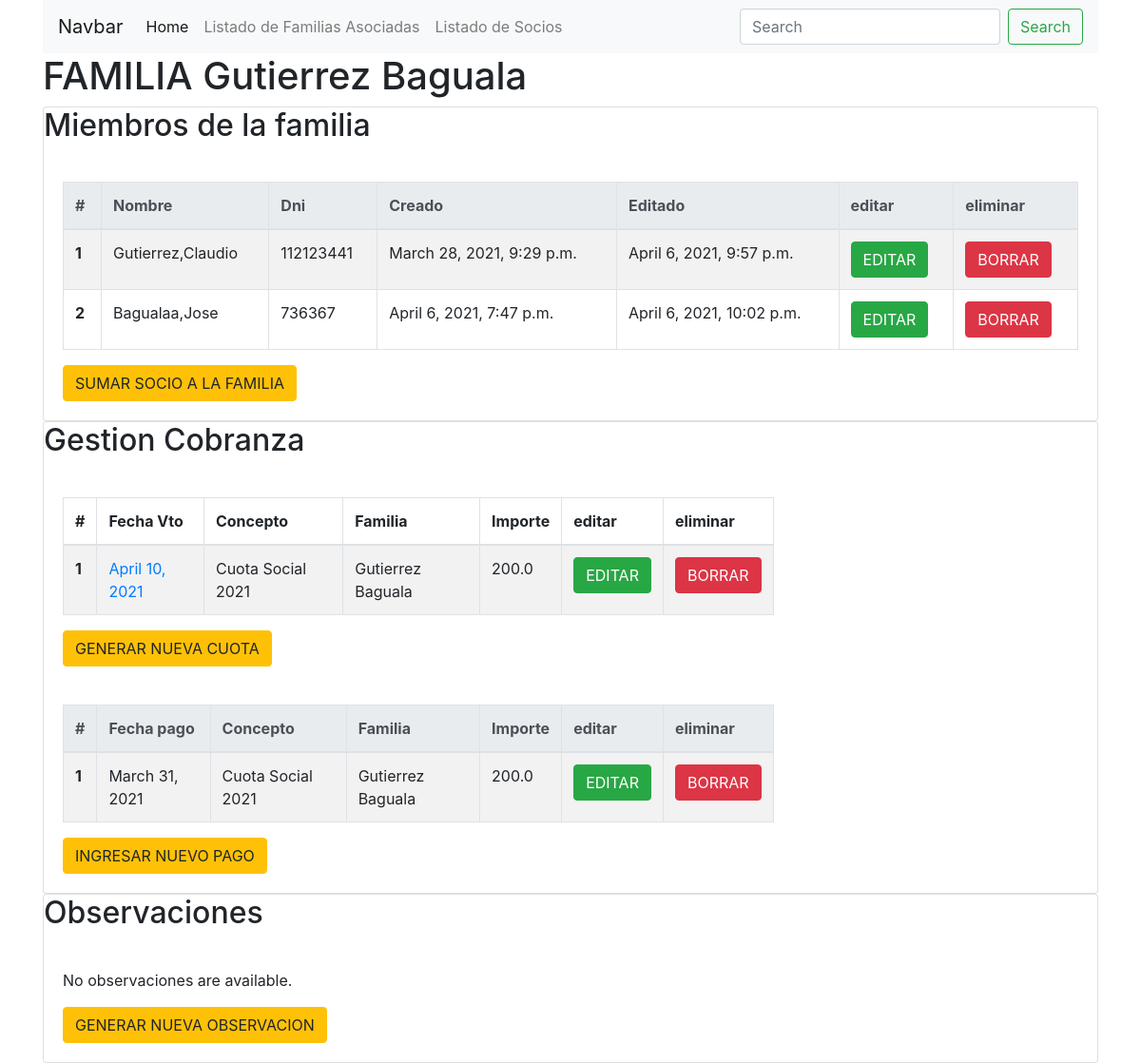
The page /socios/familia/1 (signed in) on the database as committed earlier.
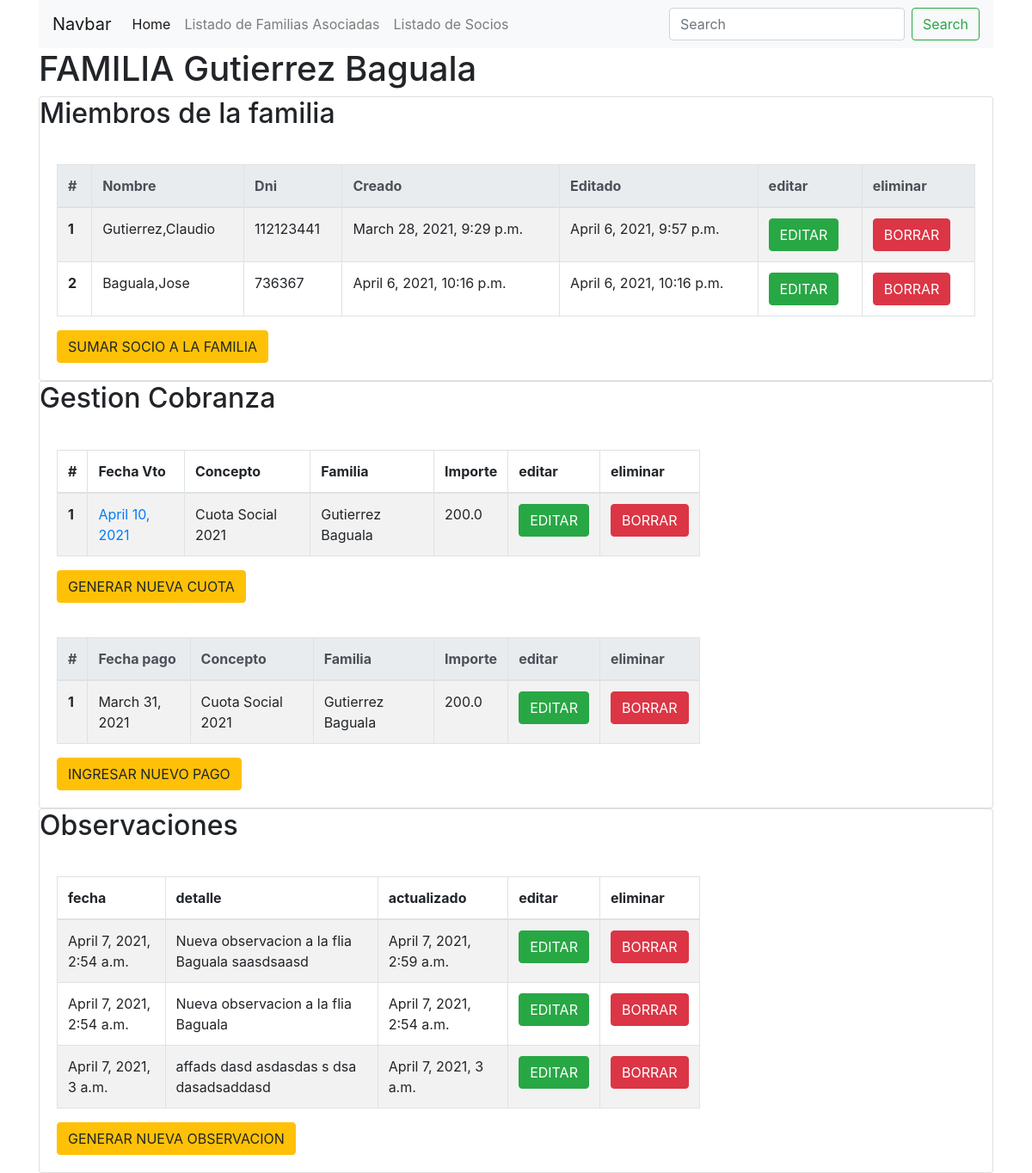
The same page on the database as committed later.
### socios/models.py (models this page shows, shortened)
class Socio(models.Model):
    CATEGORIAS_CHOISES = [
        ( 0,"inactivo"),
        ( 1,"beneficiario"),
        ( 2,"dirigente"),
        ( 3,"recurso adulto"),
        ( 4,"resp.beneficiario"),
        ( 5,"colaborador")
        ]
    RAMAS_CHOISES = [
        ( 0,"ninguna"),
        ( 1,"manada"),
        ( 2,"unidad scout"),
        ( 3,"caminantes"),
        ( 4,"rovers")
        ]
    nombres = models.CharField(max_length=50)
    apellidos = models.CharField(max_length=50)
    dni = models.CharField(max_length=15,unique=True)
    fecha_nacimiento = models.DateField('fecha_nacimiento',null=True)
    creado = models.DateTimeField('creado',auto_now_add=True)
    actualizado = models.DateTimeField('actualizado',auto_now=True)
    familia=models.ForeignKey(Familia, on_delete=models.CASCADE)
    categoria=models.IntegerField(default=0, choices=CATEGORIAS_CHOISES)
    rama=models.IntegerField(default=0, choices=RAMAS_CHOISES)
    def __str__(self):
        return  "{}, {}".format(self.apellidos,self.nombres)

class Familia(models.Model):
    familia_crm_id = models.CharField(max_length=50)
    crm_id = models.IntegerField(unique=True) # unique=True
    direccion_calle = models.CharField(max_length=50,blank=True)
    direccion_numero = models.CharField(max_length=50,blank=True)
    direccion_depto = models.CharField(max_length=50,blank=True)
    direccion_localidad = models.CharField(max_length=50,blank=True)
    direccion_provincia = models.CharField(max_length=50,blank=True)
    contacto = models.CharField(max_length=200,blank=True)
    creado = models.DateTimeField('creado',auto_now_add=True)
    actualizado = models.DateTimeField('actualizado',auto_now=True)
    def __str__(self):
        return  self.familia_crm_id

class Observaciones(models.Model):
    detalle = models.CharField(max_length=400)
    familia = models.ForeignKey(Familia, on_delete=models.CASCADE,blank=True, null=True)
    creado = models.DateTimeField('creado',auto_now_add=True)
    actualizado = models.DateTimeField('actualizado',auto_now=True)

### cuotas/models.py (models this page shows)
class CuotaSocialFamilia(models.Model):
    vencimiento = models.DateField('vencimiento')
    importe_cuota = models.FloatField()
    creado = models.DateTimeField('creado',auto_now_add=True)
    actualizado = models.DateTimeField('actualizado',auto_now=True)
    plan_de_pago = models.ForeignKey(PlanDePago, on_delete=models.CASCADE)
    familia = models.ForeignKey(Familia, on_delete=models.CASCADE)
    def __str__(self):
        return  "Concepto: {} | Familia:{} | Vto:{}".format(self.plan_de_pago,self.familia, self.vencimiento)

class PlanDePago(models.Model):
    crm_id = models.CharField(max_length=30)
    nombre = models.CharField(max_length=50)
    descripcion = models.CharField(max_length=300)
    creado = models.DateTimeField('creado',auto_now_add=True)
    actualizado = models.DateTimeField('actualizado',auto_now=True)
    cantidad_cuotas = models.IntegerField('cantidad_cuotas')
    vto_primera_cuota = models.DateField('vto_primera_cuota')
    importe_cuota = models.FloatField()
    def __str__(self):
        return  "{}".format(self.nombre)

class CuotaPago(models.Model):
    importe = models.FloatField('cobrado',default=0.0)
    creado = models.DateTimeField('creado',auto_now_add=True)
    actualizado = models.DateTimeField('actualizado',auto_now=True)
    fecha_cobro = models.DateField('fecha_cobro',default=date.today)
    aplica_pago_plan = models.ForeignKey(PlanDePago, on_delete=models.CASCADE)
    familia = models.ForeignKey(Familia, on_delete=models.CASCADE)
    def __str__(self):
        return  "Concepto: {} | Familia:{} | Vto:{}".format(self.aplica_pago_plan,self.familia, self.importe)

### socios/views.py (the view)
# urls.py: path('familia/<int:familia_id>', views.familia_detalle, name='familia_detalle'),
def familia_detalle(request, familia_id, error_message=''):
    try:
        familia_socios = Familia.objects.get(pk=familia_id)
        socios = Socio.objects.filter(familia_id=familia_socios.id)
        print(socios)
        plan_de_pago = CuotaSocialFamilia.objects.filter(familia_id=familia_socios.id)
        print(plan_de_pago)
        print("-------------")
        pagos = CuotaPago.objects.filter(familia_id=familia_socios.id)
        print(pagos)
        print("-------------")
        observaciones = Observaciones.objects.filter(familia_id=familia_socios.id)
        print(pagos)
        print("-------------")
    except Exception as err:
        raise Http404("Unexpected error: {0}".format(err))
    return render(request, 'socios/familia_detalle.html', {'familia': familia_socios,'socios':socios,'cuotas':plan_de_pago,'pagos':pagos, 'observaciones':observaciones, 'error_message': error_message })

### socios/templates/socios/familia_detalle.html (shortened to what this page needs)
{% extends "base_site.html" %}
{% block content %}
<h1>FAMILIA {{ familia.familia_crm_id }}</h1>
<div class="card">
    <div class="card-title">
        <h2>Miembros de la familia</h2>
    </div>
    <div class="card-body">
        {% include "socios/familia_miembros.html" %}
    </div>
</div>
<div class="card">
    <div class="card-title">
        <h2>Gestion Cobranza</h2>
    </div>
    <div class="card-body">
        {% include "cuotas/cuotas_lista.html" %}
    </div>
    <div class="card-body">
        {% include "cuotas/pagos_lista.html" %}
    </div>
</div>
<div class="card">
    <div class="card-title">
        <h2>Observaciones</h2>
    </div>
    <div class="card-body">
        {% include "socios/observaciones.html" %}
    </div>
</div>
{% endblock content %}

### socios/templates/socios/familia_miembros.html
{% block familia_miembros %}
{% if socios %}
<table id="example" class="table table-striped table-bordered table-hover table-responsive-xl" style="width:100%">
  <thead class="thead-light">
    <tr>
      <th scope="col">#</th>
      <th scope="col">Nombre</th>
      <th scope="col">Dni</th>
      <th scope="col">Creado</th>
      <th scope="col">Editado</th>
      <th scope="col">editar</th>
      <th scope="col">eliminar</th>
    </tr>
  </thead>
  <tbody>
    {% for socio in socios %}
    <tr>
      <th scope="row">{{ forloop.counter }}</th>
      <td>{{ socio.apellidos }},{{ socio.nombres }}</td>
      <td>{{ socio.dni }}</td>
      <td>{{ socio.creado }}</td>
      <td>{{ socio.actualizado }}</td>
      <td><a class="btn btn-success" href={% url 'socios:socio_editar' socio_id=socio.pk %}>EDITAR</a></td>
      <td><a class="btn btn-danger" href={% url 'socios:socio_borrar' socio_id=socio.pk %}>BORRAR</a></td>
    </tr>
    {% endfor %}
  </tbody>
</table>
{% else %}
<p>No familias are available.</p>
{% endif %}
<a class="btn btn-warning" href="{% url 'socios:socio_nuevo' familia_id=familia.pk %}" >SUMAR SOCIO A LA FAMILIA</a>
{% endblock familia_miembros %}

### cuotas/templates/cuotas/cuotas_lista.html
{% block cuotas_lista %}
{% if cuotas %}
<table id="example" class="table table-striped table-bordered table-hover table-responsive-xl" style="width:70%">
  <thead>
    <tr>
      <th scope="col">#</th>
      <th scope="col">Fecha Vto</th>
      <th scope="col">Concepto</th>
      <th scope="col">Familia</th>
      <th scope="col">Importe</th>
      <th scope="col">editar</th>
      <th scope="col">eliminar</th>
    </tr>
  </thead>
  {% for cuota in cuotas %}
  <tbody>
    <tr>
      <th scope="row">{{ cuota.id }}</th>
      <td><a href="/cuotas/cuotasocialfamilia/{{ cuota.id }}">{{ cuota.vencimiento }}</a></td>
      <td>{{ cuota.plan_de_pago }}</td>
      <td>{{ cuota.familia }}</td>
      <td>{{ cuota.importe_cuota }}</td>
      <td><a class="btn btn-success" href={% url 'cuotas:editar_cuota' cuota_id=cuota.pk %}>EDITAR</a></td>
      <td><a class="btn btn-danger" href={% url 'cuotas:borrar_cuota' cuota_id=cuota.pk %}>BORRAR</a></td>
    </tr>
  </tbody>
    {% endfor %}
  </table>
{% else %}
    <p>No cuotas are available.</p>
{% endif %}
<a class="btn btn-warning" href="{% url 'cuotas:nueva_cuota' familia_id=familia.pk %}" >GENERAR NUEVA CUOTA </a>
{% endblock cuotas_lista %}

### cuotas/templates/cuotas/pagos_lista.html
{% block pagos_lista %}
{% if pagos %}
<table id="example" class="table table-striped table-bordered table-hover table-responsive-xl" style="width:70%">
  <thead class="thead-light">
    <tr>
      <th scope="col">#</th>
      <th scope="col">Fecha pago</th>
      <th scope="col">Concepto</th>
      <th scope="col">Familia</th>
      <th scope="col">Importe</th>
      <th scope="col">editar</th>
      <th scope="col">eliminar</th>
    </tr>
  </thead>
  <tbody>
  {% for pago in pagos %}
    <tr>
      <th scope="row">{{ pago.id }}</th>
      <td>{{pago.fecha_cobro}}</td>
      <td>{{ pago.aplica_pago_plan }}</td>
      <td>{{ pago.familia }}</td>
      <td>{{ pago.importe }}</td>
      <td><a class="btn btn-success" href={% url 'cuotas:nuevo_pago' familia_id=familia.pk pago_id=pago.pk %}>EDITAR</a></td>
      <td><a class="btn btn-danger" href={% url 'cuotas:borrar_pago' pago_id=pago.pk %}>BORRAR</a></td>
    </tr>
    {% endfor %}
  </tbody>
  </table>
{% else %}
    <p>No cuotas are available.</p>
{% endif %}
<a class="btn btn-warning" href="{% url 'cuotas:nuevo_pago' familia_id=familia.pk pago_id=0 %}" >INGRESAR NUEVO PAGO </a>
{% endblock pagos_lista %}

### socios/templates/socios/observaciones.html
{% block observaciones %}
{% if observaciones %}
<table id="example" class="table table-striped table-bordered table-hover table-responsive-xl" style="width:70%">
    <thead>
        <tr>
            <th scope="col">fecha</th>
            <th scope="col">detalle</th>
            <th scope="col">actualizado</th>
            <th scope="col">editar</th>
            <th scope="col">eliminar</th>
        </tr>
    </thead>
    <tbody>
    {% for observacion in observaciones %}
        <tr>
            <td>{{ observacion.creado}}</td>
            <td>{{ observacion.detalle}}</td>
            <td>{{ observacion.actualizado }}</td>
            <td><a class="btn btn-success" href={% url 'socios:observacion_nuevo' familia_id=familia.pk observacion_id=observacion.pk %}>EDITAR</a></td>
            <td><a class="btn btn-danger" href={% url 'socios:observacion_borrar' observacion_id=observacion.pk %}>BORRAR</a></td>
        </tr>
    {% endfor %}
    </tbody>
</table>
{% else %}
<p>No observaciones are available.</p>
{% endif %}
<a class="btn btn-warning" href="{% url 'socios:observacion_nuevo' familia_id=familia.pk observacion_id=0 %}" >GENERAR NUEVA OBSERVACION </a>
{% endblock observaciones %}

Rows that differ between the two databases and show on the page:
removed Socio: apellidos "Bagualaa", nombres "Jose", dni "736367", creado "April 6, 2021, 7:47 p.m.", actualizado "April 6, 2021, 10:02 p.m."
added Socio: apellidos "Baguala", nombres "Jose", dni "736367", creado "April 6, 2021, 10:16 p.m.", actualizado "April 6, 2021, 10:16 p.m."
added Observaciones: creado "April 7, 2021, 2:54 a.m.", detalle "Nueva observacion a la flia Baguala saasdsaasd", actualizado "April 7, 2021, 2:59 a.m."
added Observaciones: creado "April 7, 2021, 2:54 a.m.", detalle "Nueva observacion a la flia Baguala", actualizado "April 7, 2021, 2:54 a.m."
added Observaciones: creado "April 7, 2021, 3 a.m.", detalle "affads dasd asdasdas s dsa dasadsaddasd", actualizado "April 7, 2021, 3 a.m."
Other text that changed with them:
text no longer shown: "No observaciones are available."
text now shown: "fecha detalle actualizado editar eliminar"
